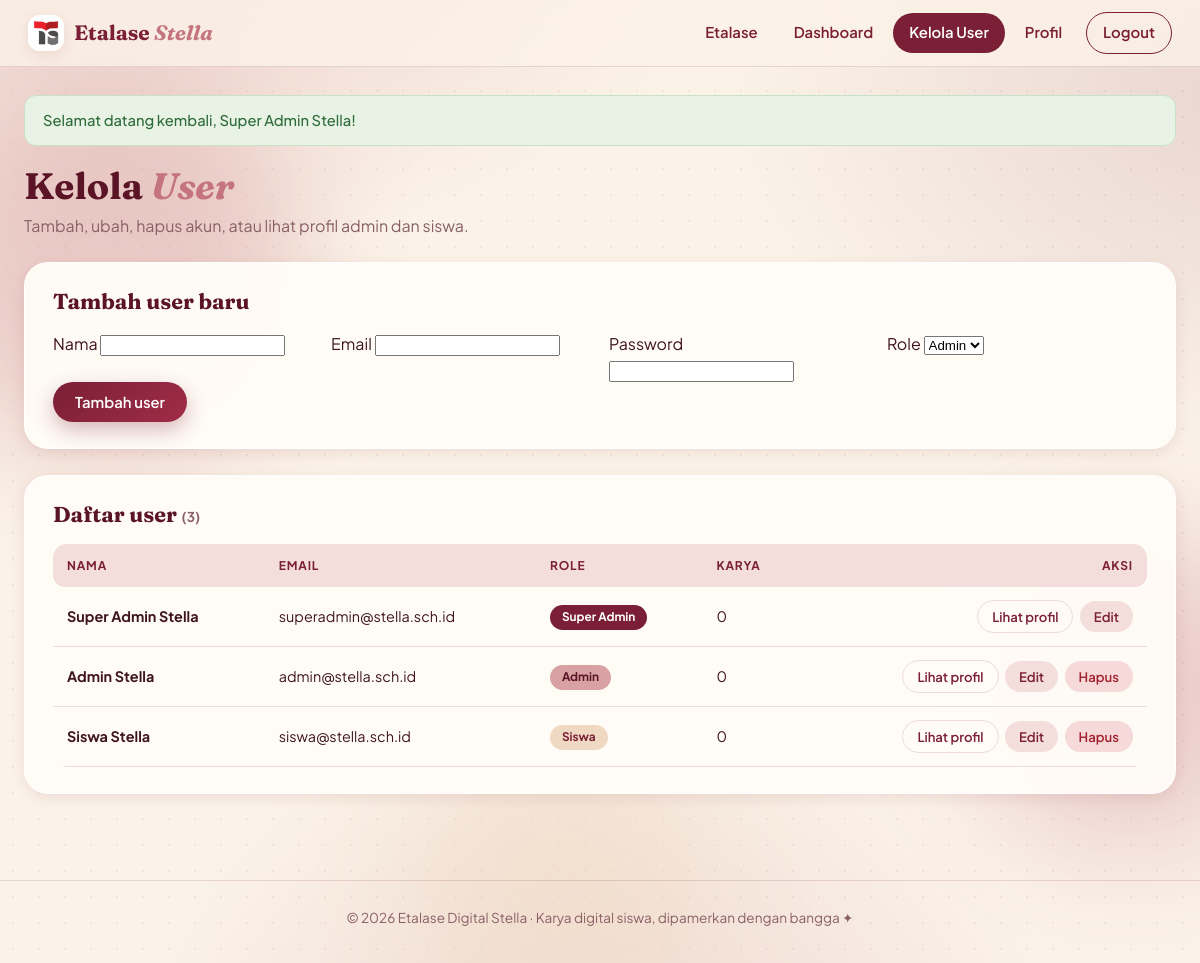
The page /admin/users.php (signed in) on the database its author committed.
### tables this page shows
CREATE TABLE IF NOT EXISTS users (
    id INT AUTO_INCREMENT PRIMARY KEY,
    nama VARCHAR(100) NOT NULL,
    email VARCHAR(150) NOT NULL UNIQUE,
    password VARCHAR(255) NOT NULL,
    role ENUM('super_admin','admin','siswa') NOT NULL DEFAULT 'siswa',
    bio TEXT NULL,
    foto VARCHAR(255) NULL,
    created_at TIMESTAMP NOT NULL DEFAULT CURRENT_TIMESTAMP
);

### middleware/auth_check.php (called while the page is built, shortened)
<?php
require_once __DIR__ . '/../includes/helpers.php';
function current_user(): ?array
{
    return $_SESSION['user'] ?? null;
}

### admin/users.php (the view, shortened to what this page needs)
<?php
$base = '../';
require_once __DIR__ . '/../middleware/auth_check.php';
$me     = current_user();
$users = $pdo->query(
    'SELECT u.id, u.nama, u.email, u.role, u.created_at,
            (SELECT COUNT(*) FROM projects p WHERE p.user_id = u.id) AS total_karya
     FROM users u ORDER BY FIELD(u.role, "super_admin", "admin", "siswa"), u.nama'
)->fetchAll();
$editUser = null;
$page_css = ['admin.css'];
include __DIR__ . '/../includes/header.php';
?>
<section class="page-head">
    <h1>Kelola <em>User</em></h1>
    <p class="sub">Tambah, ubah, hapus akun, atau lihat profil admin dan siswa.</p>
</section>
<section class="panel">
    <div class="panel-head"><h2><?= $editUser ? 'Edit user' : 'Tambah user baru' ?></h2></div>
    <form method="post" class="user-form">
        <div class="form-row">
            <div>
                <label class="lbl">Nama</label>
                <input class="input" type="text" name="nama" value="<?= e($editUser['nama'] ?? '') ?>" required>
            </div>
            <div>
                <label class="lbl">Email</label>
                <input class="input" type="email" name="email" value="<?= e($editUser['email'] ?? '') ?>" required>
            </div>
            <div>
                <label class="lbl">Password <?= $editUser ? '<small>(kosongkan jika tidak diubah)</small>' : '' ?></label>
                <input class="input" type="password" name="password" <?= $editUser ? '' : 'required' ?> autocomplete="new-password">
            </div>
            <div>
                <label class="lbl">Role</label>
                <?php if ($editUser && $editUser['role'] === 'super_admin'): ?>
                    <input class="input" type="text" value="Super Admin" disabled>
                <?php else: ?>
                    <select class="input" name="role">
                        <?php $r = $editUser['role'] ?? 'admin'; ?>
                        <option value="admin"  <?= $r === 'admin'  ? 'selected' : '' ?>>Admin</option>
                    </select>
                <?php endif; ?>
            </div>
        </div>
        <div class="form-actions left">
            <button class="btn btn-primary" type="submit"><?= $editUser ? 'Simpan perubahan' : 'Tambah user' ?></button>
        </div>
    </form>
</section>
<section class="panel">
    <div class="panel-head"><h2>Daftar user <small>(<?= count($users) ?>)</small></h2></div>
    <div class="table-wrap">
        <table class="table">
            <thead><tr><th>Nama</th><th>Email</th><th>Role</th><th>Karya</th><th class="right">Aksi</th></tr></thead>
            <tbody>
            <?php foreach ($users as $u): ?>
                <tr>
                    <td><strong><?= e($u['nama']) ?></strong></td>
                    <td><?= e($u['email']) ?></td>
                    <td><span class="role-badge role-<?= e($u['role']) ?>"><?= e(role_label($u['role'])) ?></span></td>
                    <td><?= (int) $u['total_karya'] ?></td>
                    <td class="right actions">
                        <a class="btn btn-ghost btn-sm" href="../profil.php?id=<?= (int) $u['id'] ?>">Lihat profil</a>
                        <a class="btn btn-soft btn-sm" href="users.php?edit=<?= (int) $u['id'] ?>">Edit</a>
                        <?php if ($u['role'] !== 'super_admin' && (int) $u['id'] !== (int) $me['id']): ?>
                            <form method="post" onsubmit="return confirm('Hapus user ini beserta seluruh karyanya?')">
                                <button class="btn btn-danger btn-sm" type="submit">Hapus</button>
                            </form>
                        <?php endif; ?>
                    </td>
                </tr>
            <?php endforeach; ?>
            </tbody>
        </table>
    </div>
</section>
<?php include __DIR__ . '/../includes/footer.php'; ?>

### includes/header.php (shortened to what this page needs)
<?php
$base       = $base ?? '';
$page_css   = $page_css ?? [];
$body_class = $body_class ?? '';
$user       = current_user();
$halaman    = basename($_SERVER['SCRIPT_NAME']);
?>
<!DOCTYPE html>
<html lang="id">
<head>
    <link rel="stylesheet" href="<?= $base ?>assets/css/style.php.css">
    <?php foreach ($page_css as $css): ?>
        <link rel="stylesheet" href="<?= $base . 'assets/css/' . e($css) ?>">
    <?php endforeach; ?>
</head>
<body class="<?= e($body_class) ?>">
<div class="bg-decor" aria-hidden="true">
    <span class="blob b3"></span>
</div>
<header class="navbar">
    <div class="nav-inner">
        <a class="brand" href="<?= $base ?>index.php">
            <img class="brand-mark" src="<?= $base ?>assets/img/logo%20telkom.jpeg" alt="Logo Telkom">
            <span>Etalase <em>Stella</em></span>
        </a>
        <nav class="nav-links">
            <a href="<?= $base ?>index.php" class="<?= $halaman === 'index.php' && $base === '' ? 'active' : '' ?>">Etalase</a>
            <?php if ($user): ?>
                <?php if (in_array($user['role'], ['super_admin', 'admin'], true)): ?>
                    <a href="<?= $base ?>admin/index.php" class="<?= $halaman === 'index.php' && $base !== '' ? 'active' : '' ?>">Dashboard</a>
                <?php endif; ?>
                <?php if ($user['role'] === 'super_admin'): ?>
                    <a href="<?= $base ?>admin/users.php" class="<?= $halaman === 'users.php' ? 'active' : '' ?>">Kelola User</a>
                <?php endif; ?>
                <a href="<?= $base ?>profil.php" class="<?= $halaman === 'profil.php' ? 'active' : '' ?>">Profil</a>
                <a href="<?= $base ?>auth/logout.php" class="btn-logout">Logout</a>
            <?php else: ?>
                <a href="<?= $base ?>auth/login.php">Login</a>
                <a href="<?= $base ?>auth/register.php" class="btn-pill">Daftar</a>
            <?php endif; ?>
        </nav>
    </div>
</header>
<main class="container">
    <?= flash_show() ?>

### includes/helpers.php (shortened to what this page needs)
<?php
function e($str): string
{
    return htmlspecialchars((string) $str, ENT_QUOTES, 'UTF-8');
}
function flash_show(): string
{
    $f = $_SESSION['flash'];
    return '<div class="alert alert-' . e($f['type']) . '">' . e($f['msg']) . '</div>';
}
function role_label(string $role): string
{
    return [
        'super_admin' => 'Super Admin',
        'admin'       => 'Admin',
        'siswa'       => 'Siswa',
    ][$role] ?? $role;
}

### includes/footer.php
</main>
<footer class="site-footer">
    <p>© <?= date('Y') ?> Etalase Digital Stella · Karya digital siswa, dipamerkan dengan bangga ✦</p>
</footer>
</body>
</html>

### assets/css/style.php.css (style rules this page uses)
:root { --cream: #fbf3e8; --cream-2: #f6e7d6; --cream-3: #efd9c3; --dusty: #d8a1a3; --dusty-2: #e8c3c2; --dusty-3: #f4dedb; --rose: #c4747f; --maroon: #7a1f35; --maroon-2: #5a1426; --ink: #3f1520; --muted: #8a6068; --line: rgba(122, 31, 53, .14); --shadow-sm: 0 4px 14px rgba(122, 31, 53, .10); --shadow-md: 0 14px 34px rgba(122, 31, 53, .16); --shadow-lg: 0 28px 60px rgba(90, 20, 38, .22); --radius: 20px; --radius-sm: 12px; --font-head: 'Fraunces', Georgia, serif; --font-body: 'Plus Jakarta Sans', system-ui, -apple-system, 'Segoe UI', sans-serif; }
*, *::before, *::after { box-sizing: border-box; }
html { scroll-behavior: smooth; }
body { margin: 0; min-height: 100vh; font-family: var(--font-body); color: var(--ink); line-height: 1.6; background-color: var(--cream); background-image: radial-gradient(1100px 600px at 8% -10%, rgba(216, 161, 163, .45), transparent 60%), radial-gradient(900px 600px at 105% 10%, rgba(122, 31, 53, .14), transparent 60%), radial-gradient(800px 700px at 50% 115%, rgba(216, 161, 163, .35), transparent 60%), radial-gradient(rgba(122, 31, 53, .07) 1.2px, transparent 1.2px); background-size: auto, auto, auto, 26px 26px; background-attachment: fixed; overflow-x: hidden; }
img { max-width: 100%; display: block; }
a { color: var(--maroon); text-decoration: none; }
h1, h2, h3, h4 { font-family: var(--font-head); line-height: 1.2; margin: 0 0 .4em; color: var(--maroon-2); }
h1 em, h2 em { font-style: italic; color: var(--rose); }
p { margin: 0 0 1em; }
.bg-decor { position: fixed; inset: 0; z-index: -1; pointer-events: none; overflow: hidden; }
.blob { position: absolute; border-radius: 50%; filter: blur(60px); opacity: .5; animation: floaty 18s ease-in-out infinite; }
.blob.b3 { width: 280px; height: 280px; background: var(--cream-3); bottom: -60px; left: 35%; animation-delay: -11s; }
.container { width: 100%; max-width: 1240px; margin: 0 auto; padding: 28px 24px 60px; }
.navbar { position: sticky; top: 0; z-index: 50; background: rgba(251, 243, 232, .78); backdrop-filter: blur(14px); -webkit-backdrop-filter: blur(14px); border-bottom: 1px solid var(--line); }
.nav-inner { display: flex; align-items: center; justify-content: space-between; width: 100%; padding: 12px 28px; gap: 16px; }
.brand { display: inline-flex; align-items: center; gap: 10px; font-family: var(--font-head); font-weight: 700; font-size: 1.3rem; color: var(--maroon); }
.brand em { font-style: italic; color: var(--rose); }
.brand-mark { width: 36px; height: 36px; border-radius: 12px; object-fit: cover; background: #fff; box-shadow: var(--shadow-sm); }
.nav-links { display: flex; align-items: center; gap: 4px; margin-left: auto; }
.nav-links a { padding: 8px 16px; border-radius: 999px; font-weight: 600; font-size: .93rem; color: var(--maroon); transition: background .2s, color .2s, transform .2s; }
.nav-links a.active { background: var(--maroon); color: #fff; }
.nav-links .btn-logout { border: 1.5px solid var(--maroon); margin-left: 4px; }
.btn { display: inline-flex; align-items: center; justify-content: center; gap: 6px; padding: 11px 22px; border: 0; border-radius: 999px; cursor: pointer; font: 600 .93rem var(--font-body); transition: transform .2s, box-shadow .2s, background .2s; }
.btn-primary { background: linear-gradient(135deg, var(--maroon), #a02c47); color: #fff; box-shadow: 0 8px 20px rgba(122, 31, 53, .3); }
.btn-soft { background: var(--dusty-3); color: var(--maroon); }
.btn-ghost { background: transparent; color: var(--maroon); border: 1.5px solid var(--line); }
.btn-danger { background: #f6d9d9; color: #a3202f; }
.btn-sm { padding: 7px 14px; font-size: .82rem; }
.alert { padding: 13px 18px; border-radius: var(--radius-sm); margin-bottom: 18px; font-size: .92rem; font-weight: 500; border: 1px solid transparent; }
.alert-success { background: #e8f3e6; color: #2f6b3a; border-color: #c9e2c5; }
.role-badge { display: inline-block; padding: 3px 12px; border-radius: 999px; font-size: .74rem; font-weight: 700; }
.role-super_admin { background: var(--maroon); color: #fff; }
.role-admin { background: var(--dusty); color: var(--maroon-2); }
.role-siswa { background: var(--cream-3); color: var(--maroon); }
.site-footer { text-align: center; padding: 26px 16px 34px; color: var(--muted); font-size: .85rem; border-top: 1px solid var(--line); }
.site-footer p { margin: 0; }

### rows shown on the page
users: nama "Super Admin Stella", email "superadmin@stella.sch.id", role "Super Admin", total_karya "0"
users: nama "Admin Stella", email "admin@stella.sch.id", role "Admin", total_karya "0"
users: nama "Siswa Stella", email "siswa@stella.sch.id", role "Siswa", total_karya "0"

### other values the page prints
$f['msg'] "Selamat datang kembali, Super Admin Stella!"
count($users) "3"
